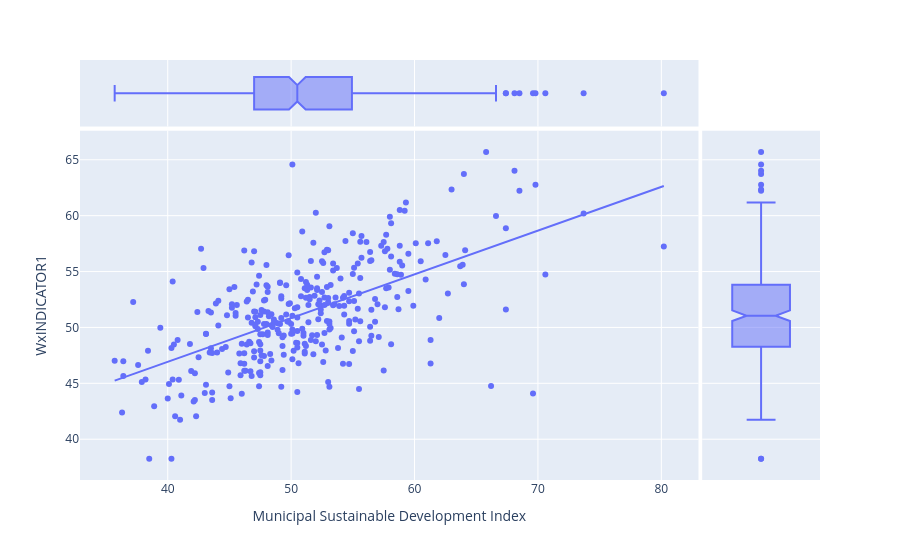

Notebook cell for this chart:
### Code cell
px.scatter(
    df_MORAN,
    x=INDICATOR1,
    y="WxINDICATOR1",
    hover_name=ADM3,
    hover_data=[ADM1, INDICATOR1, 'WxINDICATOR1'],
    trendline="ols",
    marginal_x="box",
    marginal_y="box",
    labels=dict(data_dict)
)

### Figure 1 — Plotly figure (JSON) as saved in the notebook; plotly's stock layout.template omitted (floating-point values rounded to 4 significant figures; data arrays with more than 128 entries replaced by an {"elided": "..."} marker saying what was removed)
{"data": [{"customdata": {"elided": "339x1 str values"}, "hovertemplate": "<b>%{hovertext}</b><br><br>Municipal Sustainable Development Index=%{x}<br>WxINDICATOR1=%{y}<br>Department=%{customdata[0]}<extra></extra>", "hovertext": {"elided": "339 str values"}, "legendgroup": "", "marker": {"color": "#636efa", "symbol": "circle"}, "mode": "markers", "name": "", "orientation": "v", "showlegend": false, "type": "scatter", "x": {"elided": "339 float values"}, "xaxis": "x", "y": {"elided": "339 float values"}, "yaxis": "y"}, {"alignmentgroup": "True", "customdata": {"elided": "339x1 str values"}, "hovertemplate": "<b>%{hovertext}</b><br><br>Municipal Sustainable Development Index=%{x}<br>Department=%{customdata[0]}<extra></extra>", "hovertext": {"elided": "339 str values"}, "legendgroup": "", "marker": {"color": "#636efa", "symbol": "circle"}, "name": "", "notched": true, "offsetgroup": "", "showlegend": false, "type": "box", "x": {"elided": "339 float values"}, "xaxis": "x3", "yaxis": "y3"}, {"alignmentgroup": "True", "customdata": {"elided": "339x1 str values"}, "hovertemplate": "<b>%{hovertext}</b><br><br>WxINDICATOR1=%{y}<br>Department=%{customdata[0]}<extra></extra>", "hovertext": {"elided": "339 str values"}, "legendgroup": "", "marker": {"color": "#636efa", "symbol": "circle"}, "name": "", "notched": true, "offsetgroup": "", "showlegend": false, "type": "box", "xaxis": "x2", "y": {"elided": "339 float values"}, "yaxis": "y2"}, {"hovertemplate": "<b>OLS trendline</b><br>WxINDICATOR1 = 0.391394 * imds + 31.2673<br>R<sup>2</sup>=0.352235<br><br>Municipal Sustainable Development Index=%{x}<br>WxINDICATOR1=%{y} <b>(trend)</b><extra></extra>", "legendgroup": "", "marker": {"color": "#636efa", "symbol": "circle"}, "mode": "lines", "name": "", "showlegend": false, "type": "scatter", "x": {"elided": "339 float values"}, "xaxis": "x", "y": {"elided": "339 float values"}, "yaxis": "y"}], "layout": {"legend": {"tracegroupgap": 0}, "margin": {"t": 60}, "xaxis": {"anchor": "y", "domain": [0.0, 0.8358], "title": {"text": "Municipal Sustainable Development Index"}}, "xaxis2": {"anchor": "y2", "domain": [0.8408, 1.0], "matches": "x2", "showgrid": false, "showline": false, "showticklabels": false, "ticks": ""}, "xaxis3": {"anchor": "y3", "domain": [0.0, 0.8358], "matches": "x", "showgrid": true, "showticklabels": false}, "xaxis4": {"anchor": "y4", "domain": [0.8408, 1.0], "matches": "x2", "showgrid": false, "showline": false, "showticklabels": false, "ticks": ""}, "yaxis": {"anchor": "x", "domain": [0.0, 0.8316], "title": {"text": "WxINDICATOR1"}}, "yaxis2": {"anchor": "x2", "domain": [0.0, 0.8316], "matches": "y", "showgrid": true, "showticklabels": false}, "yaxis3": {"anchor": "x3", "domain": [0.8416, 1.0], "matches": "y3", "showgrid": false, "showline": false, "showticklabels": false, "ticks": ""}, "yaxis4": {"anchor": "x4", "domain": [0.8416, 1.0], "matches": "y3", "showgrid": true, "showline": false, "showticklabels": false, "ticks": ""}}}
